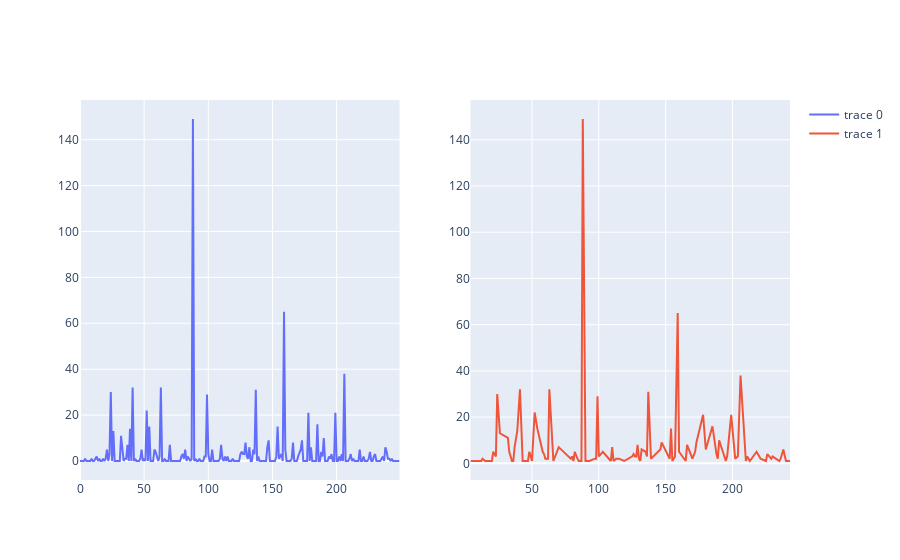

Notebook code cell kept with this figure:
### Code cell
from plotly.subplots import make_subplots
import plotly.graph_objects as go

fig = make_subplots(rows=1, cols=2)
fig.add_trace(go.Scatter(x=df.index, y=df.FISH_COUNT),row=1, col=1)
fig.add_trace(go.Scatter(x=df.query('FISH_COUNT != 0').index, y=df.query('FISH_COUNT != 0').FISH_COUNT),row=1, col=2)

### Figure 1 — Plotly figure (JSON) as saved in the notebook; plotly's stock layout.template omitted (floating-point values rounded to 4 significant figures; data arrays with more than 128 entries replaced by an {"elided": "..."} marker saying what was removed)
{"data": [{"type": "scatter", "x": {"elided": "250 int values"}, "xaxis": "x", "y": {"elided": "250 int values"}, "yaxis": "y"}, {"type": "scatter", "x": [4, 9, 12, 13, 15, 18, 20, 21, 23, 24, 26, 32, 33, 35, 36, 37, 39, 41, 43, 47, 48, 50, 52, 54, 58, 59, 60, 62, 63, 66, 70, 79, 80, 81, 82, 84, 85, 87, 88, 90, 93, 97, 98, 99, 100, 103, 109, 110, 111, 113, 115, 119, 125, 126, 127, 128, 129, 130, 131, 132, 135, 136, 137, 139, 146, 147, 153, 154, 155, 156, 157, 159, 160, 165, 166, 170, 171, 172, 173, 178, 180, 185, 188, 189, 190, 194, 195, 196, 199, 202, 204, 206, 210, 211, 213, 218, 221, 225, 226, 229, 230, 235, 236, 238, 239, 240, 241, 243], "xaxis": "x2", "y": [1, 1, 1, 2, 1, 1, 1, 5, 3, 30, 13, 11, 5, 1, 1, 7, 14, 32, 1, 1, 5, 1, 22, 15, 5, 4, 2, 2, 32, 1, 7, 2, 3, 1, 5, 2, 1, 1, 149, 1, 1, 2, 2, 29, 3, 5, 1, 7, 1, 2, 2, 1, 3, 4, 3, 3, 8, 2, 1, 6, 5, 3, 31, 2, 6, 9, 2, 15, 1, 2, 3, 65, 5, 1, 8, 2, 4, 5, 9, 21, 6, 16, 4, 2, 10, 2, 1, 3, 21, 2, 3, 38, 1, 3, 1, 5, 2, 1, 4, 2, 3, 1, 2, 6, 4, 1, 1, 1], "yaxis": "y2"}], "layout": {"xaxis": {"anchor": "y", "domain": [0, 0.45]}, "xaxis2": {"anchor": "y2", "domain": [0.55, 1]}, "yaxis": {"anchor": "x", "domain": [0, 1]}, "yaxis2": {"anchor": "x2", "domain": [0, 1]}}}
